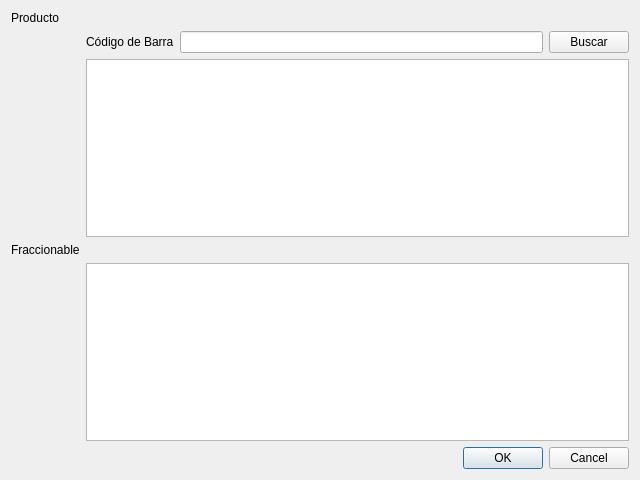
<?xml version="1.0" encoding="UTF-8"?>
<ui version="4.0">
 <class>vtnFraccionarProducto</class>
 <widget class="QWidget" name="vtnFraccionarProducto">
  <property name="geometry">
   <rect>
    <x>0</x>
    <y>0</y>
    <width>640</width>
    <height>480</height>
   </rect>
  </property>
  <property name="windowTitle">
   <string>Fraccionar Producto</string>
  </property>
  <layout class="QVBoxLayout" name="verticalLayout">
   <item>
    <layout class="QGridLayout" name="gridLayout">
     <item row="0" column="0">
      <widget class="QLabel" name="label">
       <property name="text">
        <string>Producto</string>
       </property>
      </widget>
     </item>
     <item row="1" column="1">
      <widget class="QLabel" name="label_2">
       <property name="text">
        <string>Código de Barra</string>
       </property>
      </widget>
     </item>
     <item row="3" column="0">
      <widget class="QLabel" name="label_3">
       <property name="text">
        <string>Fraccionable</string>
       </property>
      </widget>
     </item>
     <item row="1" column="2">
      <widget class="QLineEdit" name="lineCodBarra">
       <property name="contextMenuPolicy">
        <enum>Qt::DefaultContextMenu</enum>
       </property>
       <property name="statusTip">
        <string>Ingrese código de barra del Producto (exactamente 9 números)</string>
       </property>
       <property name="accessibleDescription">
        <string>codigo</string>
       </property>
      </widget>
     </item>
     <item row="1" column="3">
      <widget class="QPushButton" name="btnBuscar">
       <property name="focusPolicy">
        <enum>Qt::TabFocus</enum>
       </property>
       <property name="text">
        <string>Buscar</string>
       </property>
      </widget>
     </item>
     <item row="5" column="2" colspan="2">
      <widget class="QDialogButtonBox" name="buttonBox">
       <property name="standardButtons">
        <set>QDialogButtonBox::Cancel|QDialogButtonBox::Ok</set>
       </property>
      </widget>
     </item>
     <item row="4" column="1" colspan="3">
      <widget class="QTableWidget" name="tableFraccionable">
       <property name="editTriggers">
        <set>QAbstractItemView::NoEditTriggers</set>
       </property>
       <attribute name="horizontalHeaderDefaultSectionSize">
        <number>160</number>
       </attribute>
       <attribute name="horizontalHeaderStretchLastSection">
        <bool>true</bool>
       </attribute>
      </widget>
     </item>
     <item row="2" column="1" colspan="3">
      <widget class="QTableWidget" name="tableProducto">
       <property name="editTriggers">
        <set>QAbstractItemView::NoEditTriggers</set>
       </property>
       <attribute name="horizontalHeaderDefaultSectionSize">
        <number>160</number>
       </attribute>
       <attribute name="horizontalHeaderStretchLastSection">
        <bool>true</bool>
       </attribute>
      </widget>
     </item>
    </layout>
   </item>
  </layout>
 </widget>
 <tabstops>
  <tabstop>lineCodBarra</tabstop>
  <tabstop>btnBuscar</tabstop>
  <tabstop>tableProducto</tabstop>
  <tabstop>tableFraccionable</tabstop>
  <tabstop>buttonBox</tabstop>
 </tabstops>
 <resources/>
 <connections/>
</ui>
